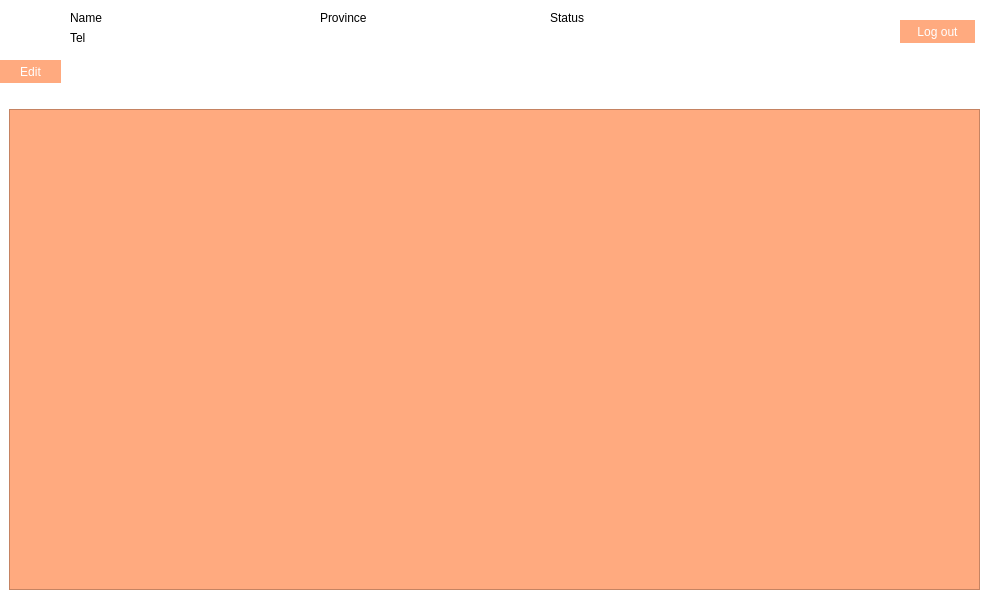
<?xml version="1.0" encoding="UTF-8"?>
<ui version="4.0">
 <class>Admin_view</class>
 <widget class="QWidget" name="Admin_view">
  <property name="geometry">
   <rect>
    <x>0</x>
    <y>0</y>
    <width>985</width>
    <height>594</height>
   </rect>
  </property>
  <property name="minimumSize">
   <size>
    <width>985</width>
    <height>594</height>
   </size>
  </property>
  <property name="maximumSize">
   <size>
    <width>985</width>
    <height>594</height>
   </size>
  </property>
  <property name="windowTitle">
   <string>Form</string>
  </property>
  <property name="styleSheet">
   <string notr="true">background-color: rgb(255, 255, 255);</string>
  </property>
  <widget class="QLabel" name="current_profile_pic">
   <property name="geometry">
    <rect>
     <x>0</x>
     <y>0</y>
     <width>61</width>
     <height>61</height>
    </rect>
   </property>
   <property name="text">
    <string/>
   </property>
   <property name="pixmap">
    <pixmap>../noprofile1.png</pixmap>
   </property>
  </widget>
  <widget class="QLabel" name="label_selected_name">
   <property name="geometry">
    <rect>
     <x>70</x>
     <y>10</y>
     <width>211</width>
     <height>16</height>
    </rect>
   </property>
   <property name="styleSheet">
    <string notr="true">font: 25 8pt &quot;Microsoft JhengHei UI Light&quot;;</string>
   </property>
   <property name="text">
    <string>Name</string>
   </property>
  </widget>
  <widget class="QPushButton" name="pushButton_log_out">
   <property name="geometry">
    <rect>
     <x>900</x>
     <y>20</y>
     <width>75</width>
     <height>23</height>
    </rect>
   </property>
   <property name="styleSheet">
    <string notr="true">font: 25 8pt &quot;Microsoft JhengHei UI Light&quot;;
color: rgb(255, 255, 255);
background-color: rgb(255, 170, 127);
border-radius: 15px;</string>
   </property>
   <property name="text">
    <string>Log out</string>
   </property>
  </widget>
  <widget class="QLabel" name="label_status">
   <property name="geometry">
    <rect>
     <x>550</x>
     <y>10</y>
     <width>151</width>
     <height>16</height>
    </rect>
   </property>
   <property name="styleSheet">
    <string notr="true">font: 25 8pt &quot;Microsoft JhengHei UI Light&quot;;</string>
   </property>
   <property name="text">
    <string>Status</string>
   </property>
  </widget>
  <widget class="QPushButton" name="pushButton_edit_user">
   <property name="geometry">
    <rect>
     <x>0</x>
     <y>60</y>
     <width>61</width>
     <height>23</height>
    </rect>
   </property>
   <property name="styleSheet">
    <string notr="true">font: 25 8pt &quot;Microsoft JhengHei UI Light&quot;;
color: rgb(255, 255, 255);
background-color: rgb(255, 170, 127);
border-radius: 15px;</string>
   </property>
   <property name="text">
    <string>Edit</string>
   </property>
  </widget>
  <widget class="QLabel" name="label_selected_tel">
   <property name="geometry">
    <rect>
     <x>70</x>
     <y>30</y>
     <width>211</width>
     <height>16</height>
    </rect>
   </property>
   <property name="styleSheet">
    <string notr="true">font: 25 8pt &quot;Microsoft JhengHei UI Light&quot;;</string>
   </property>
   <property name="text">
    <string>Tel</string>
   </property>
  </widget>
  <widget class="QLabel" name="label_selected_province">
   <property name="geometry">
    <rect>
     <x>320</x>
     <y>10</y>
     <width>211</width>
     <height>16</height>
    </rect>
   </property>
   <property name="styleSheet">
    <string notr="true">font: 25 8pt &quot;Microsoft JhengHei UI Light&quot;;</string>
   </property>
   <property name="text">
    <string>Province</string>
   </property>
  </widget>
  <widget class="QScrollArea" name="scrollArea_all_user">
   <property name="geometry">
    <rect>
     <x>9</x>
     <y>109</y>
     <width>971</width>
     <height>481</height>
    </rect>
   </property>
   <property name="styleSheet">
    <string notr="true">background-color: rgb(255, 170, 127);</string>
   </property>
   <property name="widgetResizable">
    <bool>true</bool>
   </property>
   <widget class="QWidget" name="scrollAreaWidgetContents">
    <property name="geometry">
     <rect>
      <x>0</x>
      <y>0</y>
      <width>969</width>
      <height>479</height>
     </rect>
    </property>
   </widget>
  </widget>
 </widget>
 <resources/>
 <connections/>
</ui>
